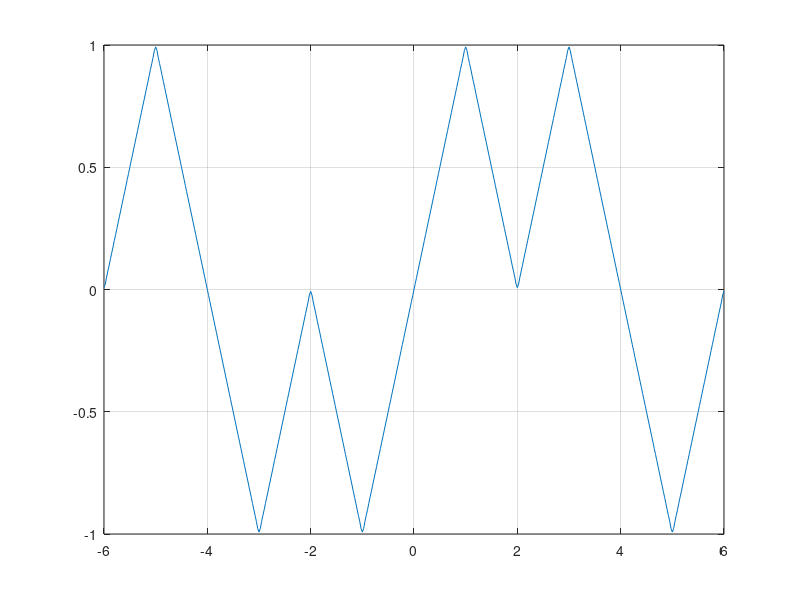

Source code (MATLAB): (Note: this script raises an error after producing the figure.)
l=2;
a=@(n)0;
% b=@(n)(2/n/pi)*(1-cos(n*(pi)));
f=0;
omega=@(n)(2*n+1)/2*pi/l;
b=@(n)cos(omega(n)*l/2)*(4/l/omega(n)-2/omega(n))+sin(omega(n)*l/2)*4/l/omega(n)^2 ...
+cos(omega(n)*l)*(4/l/omega(n))+sin(omega(n)*l)*(-2)/l/omega(n)^2;

% b=@(n)1/omega(n)*(2/l/omega(n)*sin(omega(n)*l/2)-cos(omega(n)*l/2))+ ...
%     4/l/omega(n)*(cos(omega(n)*l/2)-cos(omega(n)*l)) ...
%     -1/omega(n)*cos(l*omega(n)/2) ...
%     -2/l/omega(n)^2*(sin(omega(n)*l)-sin(omega(n)*l/2));
% x=[-2*pi:0.01:2*pi];
x=[-3*l:0.025:3*l];
nm=50;
for n=0:nm
%     f=f+a(n)*cos(n*x)+b(n)*sin(n*x);
    f=f+a(n)*cos(pi/2*n*x)+b(n)*sin(omega(n)*x);
% f=f+a(n)*cos(pi*n*x)+b(n)*sin(pi*n*x);
end
close all;
% figure("Position",[100,100,297,210])
% plot(x,f); hold on;
% % plot(x,exp(x));
% plot(x,x/4);
plot(x,f);
% ylim([min(f) max(f)])
%  xlim([min(0) max(x)]); 
grid on;
%%
% exportgraphics(gcf,"plot"+num2str(nm)+".png","Resolution",300);
exportgraphics(gcf,"plot5-"+num2str(nm)+".png","Resolution",300);